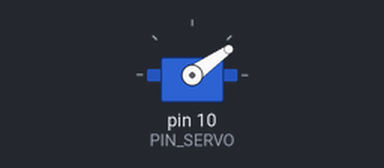
Bench run of a sketch on a simulated Arduino Uno, built with avr-gcc and run on an emulated ATmega328P. On the bench: servo.

Above: at 0.2 s.
At 9.15 s:
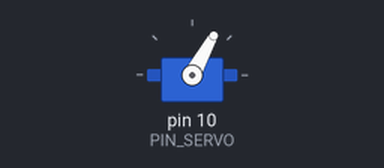
At 20.15 s:
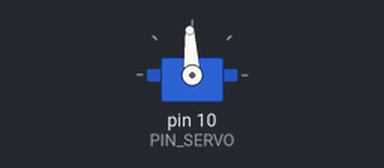
At 39.05 s:
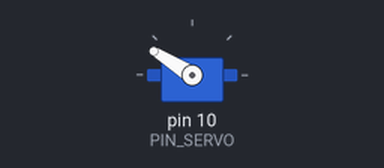
Timing chart, 0 to 40.0 s (numbered marks = the images above):
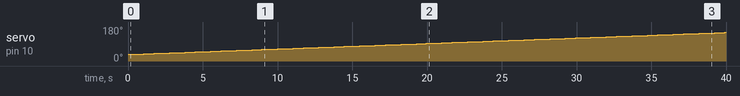

Measured:
- by itself, servo on pin 10 (PIN_SERVO): moves from 35° to 151° over 39.5 s

The sketch:

13hw.ino
```cpp
#include <Servo.h>

#define D 1
#define PIN_SERVO 10

#define _DUTY_MIN 800
#define _DUTY_NEU 1700
#define _DUTY_MAX 2600
#define _POS_START (_DUTY_MIN + 100)
#define INTERVAL 20   // 20ms

const int _POS_END = (D == 1) ? (_DUTY_MAX - 100) : (_DUTY_NEU - 100);
const float _SERVO_SPEED = (D == 1) ? 3.0 : 0.3;

Servo myservo;

// Timing & position variables
unsigned long last_sampling_time = 0;
float duty_change_per_interval;  // how much to move per interval
float duty_curr;
int duty_target;


void setup() {
  myservo.attach(PIN_SERVO);

  // Start position
  duty_curr = duty_target = _POS_START;
  myservo.writeMicroseconds((int)duty_curr);

  // Calculate duty change per interval to match 60s per 180°
  // duty_change_per_interval = (total PWM range for 180°) * (speed / 180°) * (interval_sec)
  duty_change_per_interval =
    (_DUTY_MAX - _DUTY_MIN) * (_SERVO_SPEED / 180.0) * (INTERVAL / 1000.0);
}

void loop() {
  if (millis() - last_sampling_time < INTERVAL) return;
  last_sampling_time = millis();

  // Move servo toward target
  if (duty_target > duty_curr) {
    duty_curr += duty_change_per_interval;
    if (duty_curr > duty_target) duty_curr = duty_target;
  } else {
    duty_curr -= duty_change_per_interval;
    if (duty_curr < duty_target) duty_curr = duty_target;
  }

  myservo.writeMicroseconds((int)duty_curr);

  // Toggle target when end is reached
  if ((int)duty_curr == duty_target) {
    if (duty_target == _POS_START)
      duty_target = _POS_END;
    else
      duty_target = _POS_START;
  }
}
```
